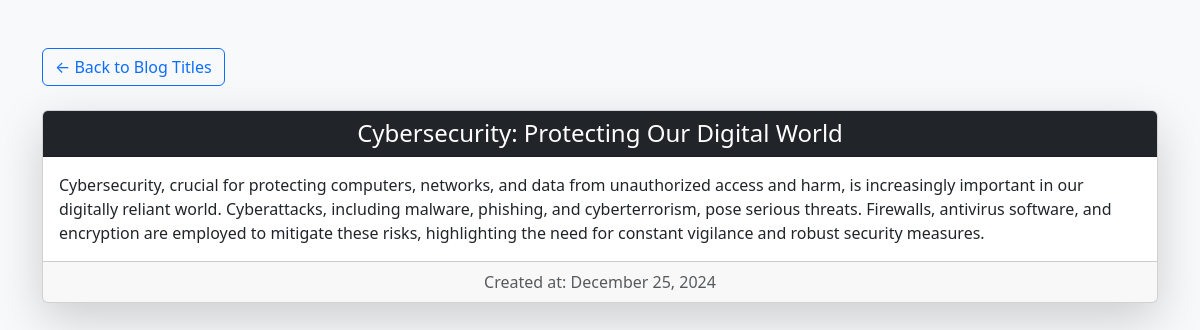
Page /blog/2/ (signed in) on the committed database.
### genai/models.py (models this page shows, shortened)
class GeneratedText(models.Model):
    user = models.ForeignKey(User, on_delete=models.CASCADE, related_name='generated_texts')
    url = models.URLField(max_length=200)
    text = models.TextField()
    title = models.CharField(max_length=200, default="Untitled")  # Set a default value here
    created_at = models.DateTimeField(auto_now_add=True)

### genai/views.py (the view)
# urls.py: path('blog/<int:id>/', views.blog_detail, name='blog_detail'),
@login_required
def blog_detail(request, id):
    blog = get_object_or_404(GeneratedText, id=id)
    return render(request, 'openblog.html', {'blog': blog})

### genai/templates/openblog.html (shortened to what this page needs)
<!doctype html>
<html lang="en">
<head>
    <link href="https://cdn.jsdelivr.net/npm/bootstrap@5.3.2/dist/css/bootstrap.min.css" rel="stylesheet">
</head>
<body class="bg-light">
    <div class="container mt-5">
        <a href="{% url 'blog_list' %}" class="btn btn-outline-primary mb-4">&larr; Back to Blog Titles</a>
        <div class="card shadow-lg">
            <div class="card-header bg-dark text-white text-center">
                <h4 class="mb-0">{{ blog.title }}</h4>
            </div>
            <div class="card-body">
                <p class="card-text">{{ blog.text }}</p>
            </div>
            <div class="card-footer text-muted text-center">
                Created at: {{ blog.created_at|date:"F j, Y" }}
            </div>
        </div>
    </div>
</body>
</html>

### rows in the picture
GeneratedText: title "Cybersecurity: Protecting Our Digital World", text "Cybersecurity, crucial for protecting computers, networks, and data from unauthorized access and harm, is increasingly important in our digitally reliant world. Cyberattacks, including malware, phishing, and cyberterrorism, pose serious threats. Firewalls, antivirus software, and encryption are employed to mitigate these risks, highlighting the need for constant vigilance and robust security measures.", created_at "December 25, 2024"
